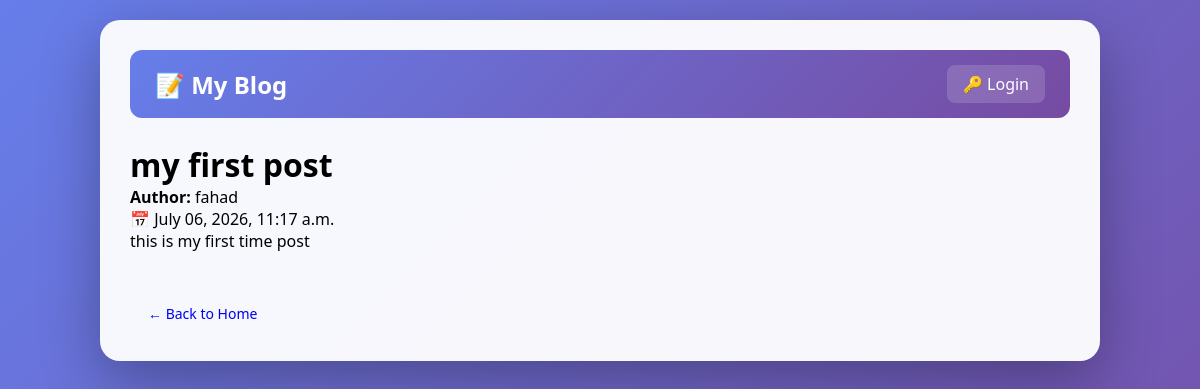
Screenshot of /post/3/ with the database file from the repository.
### posts/models.py (models this page shows, shortened)
class Post(models.Model):
    title = models.CharField(max_length=200)
    content = models.TextField()
    author=models.ForeignKey(User,on_delete=models.CASCADE,related_name='posts',null=True,blank=True)
    created_at = models.DateTimeField(auto_now_add=True)

### posts/views.py (the view)
# urls.py: path('post/<int:pk>/', PostDetailView.as_view(), name='detail'),
class PostDetailView(DetailView): #1 post
    model=Post
    template_name='posts/detail.html'
    context_object_name='post'

### blogproj/posts/templates/posts/detail.html (shortened to what this page needs)
{% extends 'posts/base.html' %}
{% block content %}
    <h1>{{ post.title }}</h1>
    <p><strong>Author:</strong> {{ post.author.username }}</p>
    <p class="meta">📅 {{ post.created_at|date:"F d, Y, h:i a" }}</p>
    <p>{{ post.content|linebreaks }}</p>
    <br><br>
    <a href="{% url 'home' %}" class="btn">← Back to Home</a>
{% endblock %}

### posts/static/posts/style.css (style rules this page uses)
* { margin: 0; padding: 0; box-sizing: border-box; }
body { font-family: 'Segoe UI', Tahoma, Geneva, Verdana, sans-serif; background: linear-gradient(135deg, #667eea 0%, #764ba2 100%); min-height: 100vh; padding: 20px; }
.btn { display: inline-block; padding: 8px 18px; border: none; border-radius: 8px; text-decoration: none; font-weight: 500; font-size: 14px; cursor: pointer; transition: all 0.3s; }

### rows the page displays
Post: title "my first post", author.username "fahad", created_at "July 06, 2026, 11:17 a.m.", content "this is my first time post"
